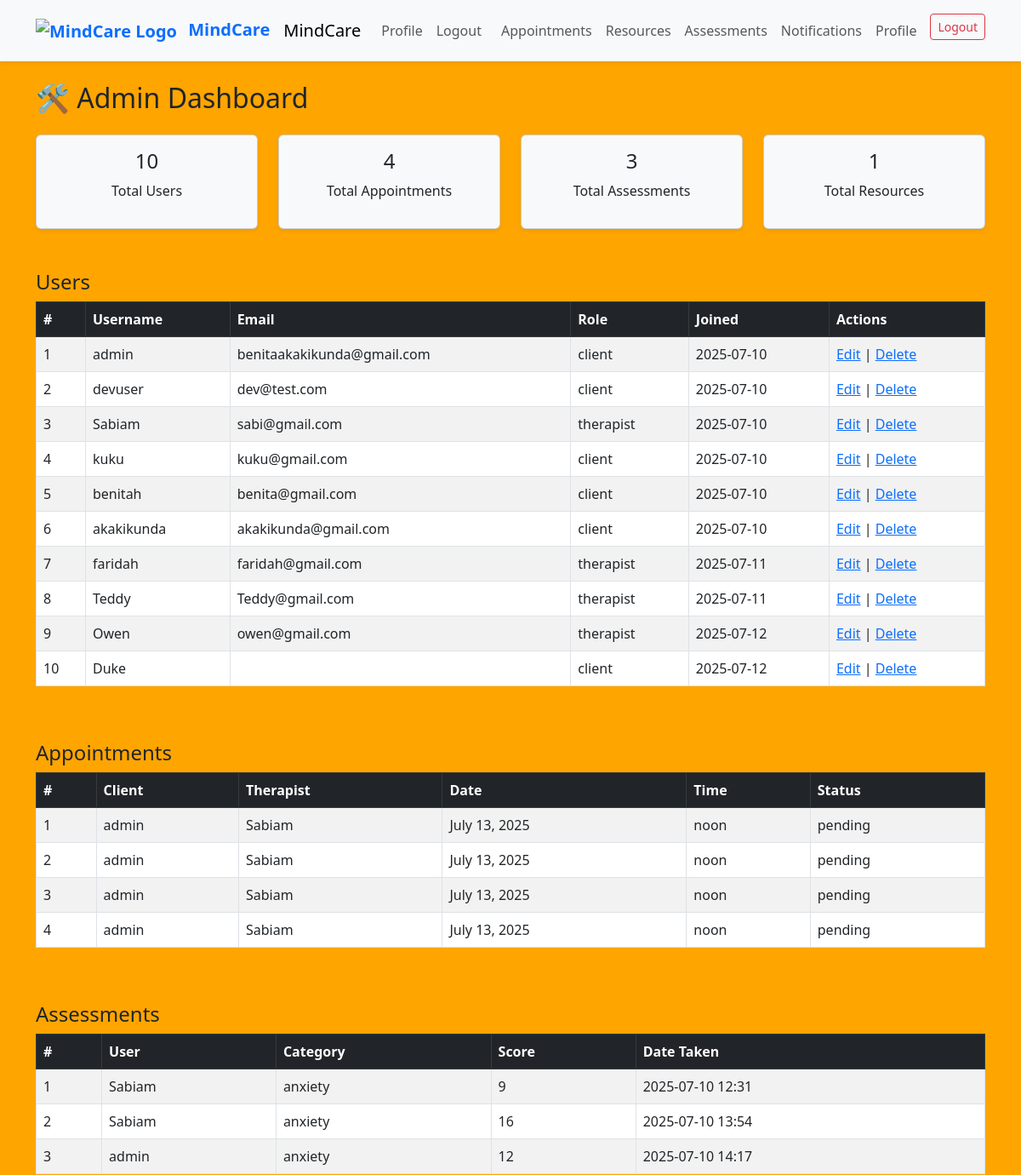
Page /admin-dashboard/ (signed in, upper part) on the earlier database version.
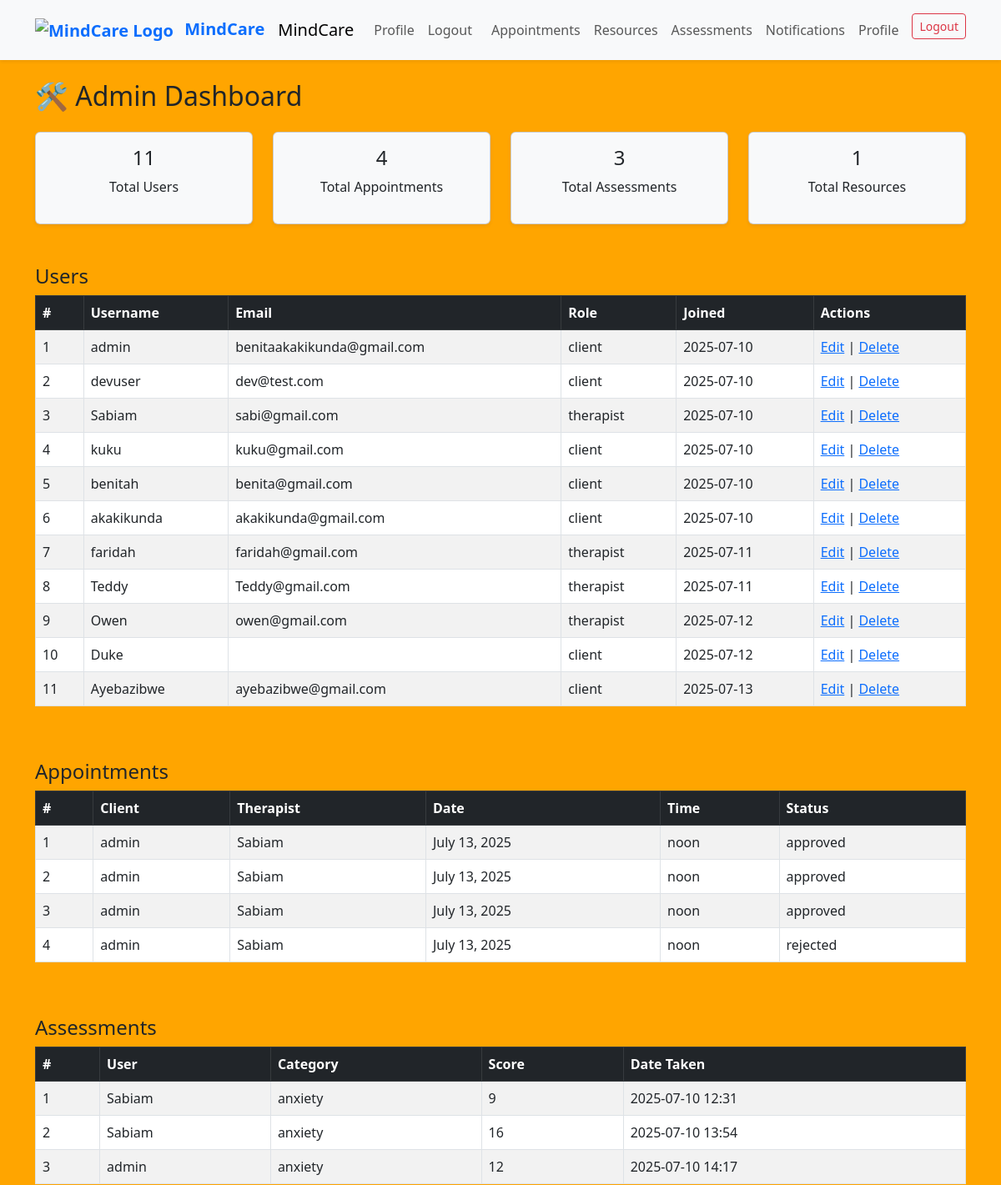
Same page on the later database version.
### core/models.py (models this page shows, shortened)
class CustomUser(AbstractUser):
    ROLE_CHOICES = (
        ('admin', 'Admin'),
        ('therapist', 'Therapist'),
        ('client', 'Client'),
    )
    role = models.CharField(max_length=10, choices=ROLE_CHOICES, default='client')
    specialty = models.CharField(max_length=100, blank=True, null=True)
    location = models.CharField(max_length=100, blank=True, null=True)
    bio = models.TextField(blank=True, null=True)
    image = models.ImageField(upload_to='profile_images/', blank=True, null=True)

class Appointment(models.Model):
    STATUS_CHOICES = [
        ('pending', 'Pending'),
        ('approved', 'Approved'),
        ('completed', 'Completed'),
        ('cancelled', 'Cancelled'),
    ]
    client = models.ForeignKey(User, on_delete=models.CASCADE, related_name='client_appointments')
    therapist = models.ForeignKey(User, on_delete=models.CASCADE, related_name='therapist_appointments')
    date = models.DateField()
    time = models.TimeField()
    notes = models.TextField(blank=True)
    status = models.CharField(max_length=20, choices=STATUS_CHOICES, default='pending')

class Assessment(models.Model):
    CATEGORY_CHOICES = [
        ('anxiety', 'Anxiety'),
        ('depression', 'Depression'),
        ('stress', 'Stress'),
    ]
    user = models.ForeignKey(settings.AUTH_USER_MODEL, on_delete=models.CASCADE)
    category = models.CharField(max_length=20, choices=CATEGORY_CHOICES)
    score = models.IntegerField()
    date_taken = models.DateTimeField(auto_now_add=True)

### core/views.py (the view)
# urls.py: path('admin-dashboard/', admin_dashboard, name='admin_dashboard'),
@staff_member_required
def admin_dashboard(request):
    users = CustomUser.objects.all()
    appointments = Appointment.objects.all()
    assessments = Assessment.objects.all()
    resources = Resource.objects.all()
    total_users = users.count()
    total_appointments = appointments.count()
    pending_appointments = appointments.filter(status='pending').count()
    total_assessments = assessments.count()
    recent_resources = resources.order_by('-created_at')[:5]
    context = {
        'users': users,
        'appointments': appointments,
        'assessments': assessments,
        'resources': resources,
        'total_users': total_users,
        'total_appointments': total_appointments,
        'pending_appointments': pending_appointments,
        'total_assessments': total_assessments,
        'recent_resources': recent_resources,
    }
    return render(request, 'core/admin_dashboard.html', context)

### core/templates/core/admin_dashboard.html (shortened to what this page needs)
{% extends 'base.html' %}
{% block content %}
<div class="container mt-4">
  <h2 class="mb-4">🛠️ Admin Dashboard</h2>
  <div class="row mb-4">
    <div class="col-md-3">
      <div class="card text-center bg-light shadow-sm">
        <div class="card-body">
          <h4>{{ total_users }}</h4>
          <p>Total Users</p>
        </div>
      </div>
    </div>
    <div class="col-md-3">
      <div class="card text-center bg-light shadow-sm">
        <div class="card-body">
          <h4>{{ total_appointments }}</h4>
          <p>Total Appointments</p>
        </div>
      </div>
    </div>
    <div class="col-md-3">
      <div class="card text-center bg-light shadow-sm">
        <div class="card-body">
          <h4>{{ total_assessments }}</h4>
          <p>Total Assessments</p>
        </div>
      </div>
    </div>
    <div class="col-md-3">
      <div class="card text-center bg-light shadow-sm">
        <div class="card-body">
          <h4>{{ resources.count }}</h4>
          <p>Total Resources</p>
        </div>
      </div>
    </div>
  </div>
  <h4 class="mt-5">Users</h4>
  <div class="table-responsive">
    <table class="table table-striped table-bordered">
      <thead class="table-dark">
        <tr>
          <th>#</th>
          <th>Username</th>
          <th>Email</th>
          <th>Role</th>
          <th>Joined</th>
          <th>Actions</th>
        </tr>
      </thead>
      <tbody>
        {% for user in users %}
        <tr>
          <td>{{ forloop.counter }}</td>
          <td>{{ user.username }}</td>
          <td>{{ user.email }}</td>
          <td>{{ user.role|default:"Admin" }}</td>
          <td>{{ user.date_joined|date:"Y-m-d" }}</td>
          <td>
            <a href="{% url 'edit_user' user.id %}">Edit</a> |
            <a href="{% url 'delete_user' user.id %}">Delete</a>
          </td>
        </tr>
        {% endfor %}
      </tbody>
    </table>
  </div>
  <h4 class="mt-5">Appointments</h4>
  <div class="table-responsive">
    <table class="table table-striped table-bordered">
      <thead class="table-dark">
        <tr>
          <th>#</th>
          <th>Client</th>
          <th>Therapist</th>
          <th>Date</th>
          <th>Time</th>
          <th>Status</th>
        </tr>
      </thead>
      <tbody>
        {% for appt in appointments %}
        <tr>
          <td>{{ forloop.counter }}</td>
          <td>{{ appt.client.username }}</td>
          <td>{{ appt.therapist.username }}</td>
          <td>{{ appt.date }}</td>
          <td>{{ appt.time }}</td>
          <td>{{ appt.status }}</td>
        </tr>
        {% endfor %}
      </tbody>
    </table>
  </div>
  <h4 class="mt-5">Assessments</h4>
  <div class="table-responsive">
    <table class="table table-striped table-bordered">
      <thead class="table-dark">
        <tr>
          <th>#</th>
          <th>User</th>
          <th>Category</th>
          <th>Score</th>
          <th>Date Taken</th>
        </tr>
      </thead>
      <tbody>
        {% for a in assessments %}
        <tr>
          <td>{{ forloop.counter }}</td>
          <td>{{ a.user.username }}</td>
          <td>{{ a.category }}</td>
          <td>{{ a.score }}</td>
          <td>{{ a.date_taken|date:"Y-m-d H:i" }}</td>
        </tr>
        {% endfor %}
      </tbody>
    </table>
  </div>
</div>
{% endblock %}

Differences in the rows shown:
added CustomUser: username "Ayebazibwe", email "ayebazibwe@gmail.com", role "client", date_joined "2025-07-13"
changed Appointment (number 1 of 4 on the later page): status "pending" → "approved"
changed Appointment (number 2 of 4 on the later page): status "pending" → "approved"
changed Appointment (number 3 of 4 on the later page): status "pending" → "approved"
changed Appointment: status "pending" → "rejected"
Other differences:
{{ total_users }}: "10" → "11"
